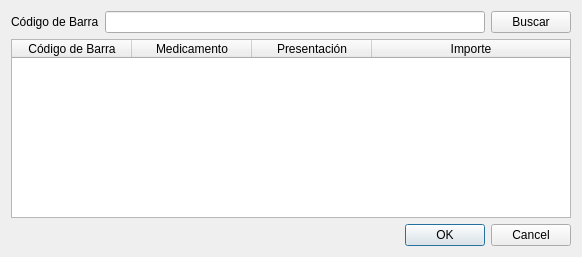
<?xml version="1.0" encoding="UTF-8"?>
<ui version="4.0">
 <class>vtnBajaProducto</class>
 <widget class="QWidget" name="vtnBajaProducto">
  <property name="geometry">
   <rect>
    <x>0</x>
    <y>0</y>
    <width>582</width>
    <height>257</height>
   </rect>
  </property>
  <property name="windowTitle">
   <string>Baja Producto</string>
  </property>
  <layout class="QVBoxLayout" name="verticalLayout">
   <item>
    <layout class="QGridLayout" name="gridLayout">
     <item row="0" column="1">
      <widget class="QLineEdit" name="txtCodBarra">
       <property name="accessibleDescription">
        <string>codigo</string>
       </property>
      </widget>
     </item>
     <item row="0" column="2">
      <widget class="QPushButton" name="pushButton">
       <property name="text">
        <string>Buscar</string>
       </property>
      </widget>
     </item>
     <item row="0" column="0">
      <widget class="QLabel" name="label">
       <property name="text">
        <string>Código de Barra</string>
       </property>
      </widget>
     </item>
     <item row="2" column="1" colspan="2">
      <widget class="QDialogButtonBox" name="buttonBox">
       <property name="standardButtons">
        <set>QDialogButtonBox::Cancel|QDialogButtonBox::Ok</set>
       </property>
      </widget>
     </item>
     <item row="1" column="0" colspan="3">
      <widget class="QTableWidget" name="tableWidget">
       <attribute name="horizontalHeaderDefaultSectionSize">
        <number>120</number>
       </attribute>
       <attribute name="horizontalHeaderStretchLastSection">
        <bool>true</bool>
       </attribute>
       <column>
        <property name="text">
         <string>Código de Barra</string>
        </property>
       </column>
       <column>
        <property name="text">
         <string>Medicamento</string>
        </property>
       </column>
       <column>
        <property name="text">
         <string>Presentación</string>
        </property>
       </column>
       <column>
        <property name="text">
         <string>Importe</string>
        </property>
       </column>
      </widget>
     </item>
    </layout>
   </item>
  </layout>
 </widget>
 <tabstops>
  <tabstop>txtCodBarra</tabstop>
  <tabstop>pushButton</tabstop>
  <tabstop>tableWidget</tabstop>
  <tabstop>buttonBox</tabstop>
 </tabstops>
 <resources/>
 <connections/>
</ui>
